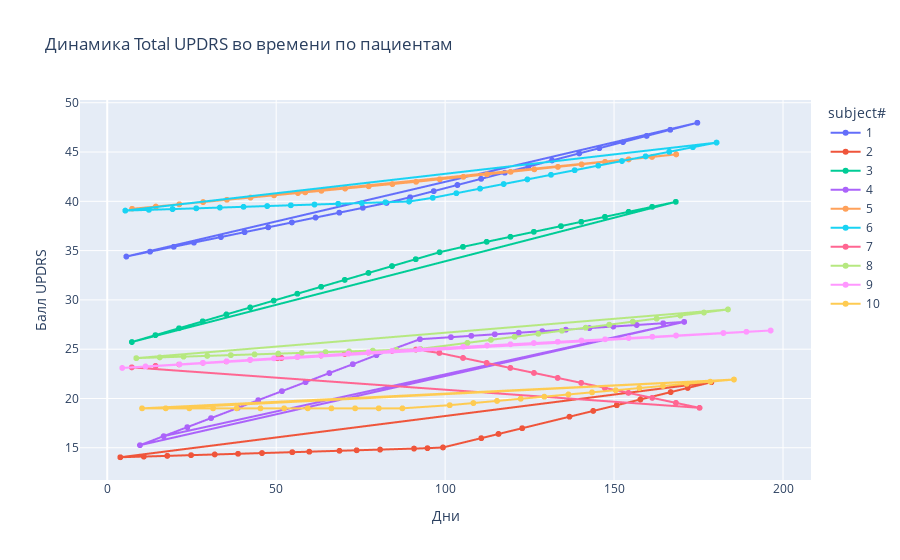

This figure's notebook cell:
### Code cell
patients = df['subject#'].unique()[:10]
df_sample = df[df['subject#'].isin(patients)]

fig = px.line(df_sample, x="test_time", y="total_UPDRS", color="subject#",
              title="Динамика Total UPDRS во времени по пациентам",
              labels={"test_time": "Дни", "total_UPDRS": "Балл UPDRS"},
              markers=True)
fig.show()

### Figure 1 — Plotly figure (JSON) as saved in the notebook; plotly's stock layout.template omitted (floating-point values rounded to 4 significant figures; data arrays with more than 128 entries replaced by an {"elided": "..."} marker saying what was removed)
{"data": [{"hovertemplate": "subject#=1<br>Дни=%{x}<br>Балл UPDRS=%{y}<extra></extra>", "legendgroup": "1", "line": {"color": "#636efa", "dash": "solid"}, "marker": {"symbol": "circle"}, "mode": "lines+markers", "name": "1", "showlegend": true, "type": "scattergl", "x": {"elided": "149 float values"}, "xaxis": "x", "y": {"elided": "149 float values"}, "yaxis": "y"}, {"hovertemplate": "subject#=2<br>Дни=%{x}<br>Балл UPDRS=%{y}<extra></extra>", "legendgroup": "2", "line": {"color": "#EF553B", "dash": "solid"}, "marker": {"symbol": "circle"}, "mode": "lines+markers", "name": "2", "showlegend": true, "type": "scattergl", "x": {"elided": "145 float values"}, "xaxis": "x", "y": {"elided": "145 float values"}, "yaxis": "y"}, {"hovertemplate": "subject#=3<br>Дни=%{x}<br>Балл UPDRS=%{y}<extra></extra>", "legendgroup": "3", "line": {"color": "#00cc96", "dash": "solid"}, "marker": {"symbol": "circle"}, "mode": "lines+markers", "name": "3", "showlegend": true, "type": "scattergl", "x": {"elided": "144 float values"}, "xaxis": "x", "y": {"elided": "144 float values"}, "yaxis": "y"}, {"hovertemplate": "subject#=4<br>Дни=%{x}<br>Балл UPDRS=%{y}<extra></extra>", "legendgroup": "4", "line": {"color": "#ab63fa", "dash": "solid"}, "marker": {"symbol": "circle"}, "mode": "lines+markers", "name": "4", "showlegend": true, "type": "scattergl", "x": {"elided": "137 float values"}, "xaxis": "x", "y": {"elided": "137 float values"}, "yaxis": "y"}, {"hovertemplate": "subject#=5<br>Дни=%{x}<br>Балл UPDRS=%{y}<extra></extra>", "legendgroup": "5", "line": {"color": "#FFA15A", "dash": "solid"}, "marker": {"symbol": "circle"}, "mode": "lines+markers", "name": "5", "showlegend": true, "type": "scattergl", "x": {"elided": "156 float values"}, "xaxis": "x", "y": {"elided": "156 float values"}, "yaxis": "y"}, {"hovertemplate": "subject#=6<br>Дни=%{x}<br>Балл UPDRS=%{y}<extra></extra>", "legendgroup": "6", "line": {"color": "#19d3f3", "dash": "solid"}, "marker": {"symbol": "circle"}, "mode": "lines+markers", "name": "6", "showlegend": true, "type": "scattergl", "x": {"elided": "156 float values"}, "xaxis": "x", "y": {"elided": "156 float values"}, "yaxis": "y"}, {"hovertemplate": "subject#=7<br>Дни=%{x}<br>Балл UPDRS=%{y}<extra></extra>", "legendgroup": "7", "line": {"color": "#FF6692", "dash": "solid"}, "marker": {"symbol": "circle"}, "mode": "lines+markers", "name": "7", "showlegend": true, "type": "scattergl", "x": {"elided": "161 float values"}, "xaxis": "x", "y": {"elided": "161 float values"}, "yaxis": "y"}, {"hovertemplate": "subject#=8<br>Дни=%{x}<br>Балл UPDRS=%{y}<extra></extra>", "legendgroup": "8", "line": {"color": "#B6E880", "dash": "solid"}, "marker": {"symbol": "circle"}, "mode": "lines+markers", "name": "8", "showlegend": true, "type": "scattergl", "x": {"elided": "150 float values"}, "xaxis": "x", "y": {"elided": "150 float values"}, "yaxis": "y"}, {"hovertemplate": "subject#=9<br>Дни=%{x}<br>Балл UPDRS=%{y}<extra></extra>", "legendgroup": "9", "line": {"color": "#FF97FF", "dash": "solid"}, "marker": {"symbol": "circle"}, "mode": "lines+markers", "name": "9", "showlegend": true, "type": "scattergl", "x": {"elided": "152 float values"}, "xaxis": "x", "y": {"elided": "152 float values"}, "yaxis": "y"}, {"hovertemplate": "subject#=10<br>Дни=%{x}<br>Балл UPDRS=%{y}<extra></extra>", "legendgroup": "10", "line": {"color": "#FECB52", "dash": "solid"}, "marker": {"symbol": "circle"}, "mode": "lines+markers", "name": "10", "showlegend": true, "type": "scattergl", "x": {"elided": "148 float values"}, "xaxis": "x", "y": {"elided": "148 float values"}, "yaxis": "y"}], "layout": {"legend": {"title": {"text": "subject#"}, "tracegroupgap": 0}, "title": {"text": "Динамика Total UPDRS во времени по пациентам"}, "xaxis": {"anchor": "y", "domain": [0, 1], "title": {"text": "Дни"}}, "yaxis": {"anchor": "x", "domain": [0, 1], "title": {"text": "Балл UPDRS"}}}}
